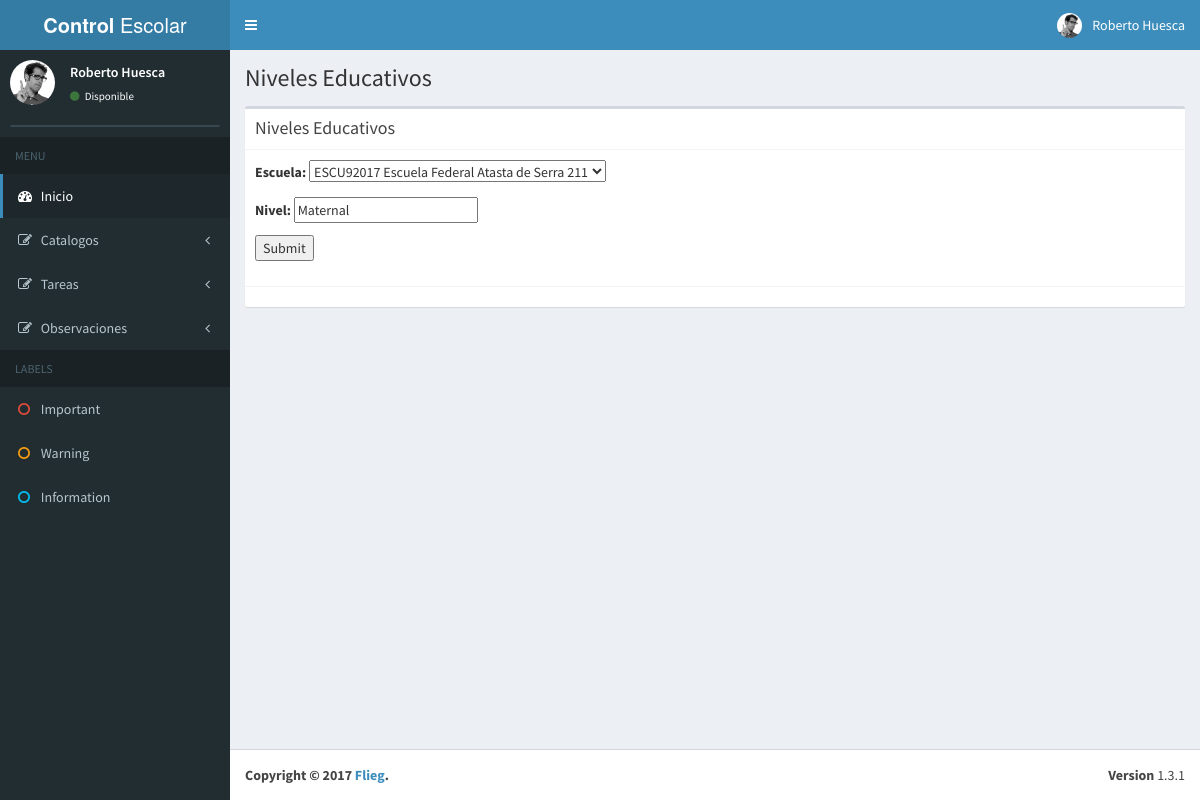
The page /nivel_educativo/1/editar/ on the database its author committed.
### Catalogos/models.py (models this page shows, shortened)
@python_2_unicode_compatible
class NivelEducativo(models.Model):
	escuela = models.ForeignKey(Escuela)
	nivel = models.CharField(max_length=25)

### Catalogos/views.py (the view)
class EditarNivel(UpdateView):
    model = NivelEducativo
    form_class = Cat_Nivel_Educativo_Form
    success_url = reverse_lazy('catalogos:lista-nivel')

### Catalogos/forms.py (shortened to what this page needs)
class Cat_Nivel_Educativo_Form(forms.ModelForm):
    class Meta:
        model = NivelEducativo
        exclude = ['']

### Catalogos/models.py (called while the page is built)
	def __str__(self):
		return '%s %s %s' % (self.folio, self.nombre, self.direccion)

### Catalogos/templates/Catalogos/niveleducativo_form.html (shortened to what this page needs)
{% extends 'base.html' %}
{% block content %}
    <section class="content-header">
      <h1>
        Niveles Educativos
      </h1>
    </section>
    <section class="content">
      <div class="box">
        <div class="box-header with-border">
          <h3 class="box-title">Niveles Educativos</h3>
        </div>
        <div class="box-body">
          	<form method="post" >
          	<div class="form-group">
			    {{ form.as_p }}
				<input type="submit" value="Submit" />
        </div>
			</form>
        </div>
        <div class="box-footer">
        </div>
      </div>
    </section>
{% endblock %}

### rows shown on the page
NivelEducativo: escuela "ESCU92017 Escuela Federal Atasta de Serra 211", nivel "Maternal"
